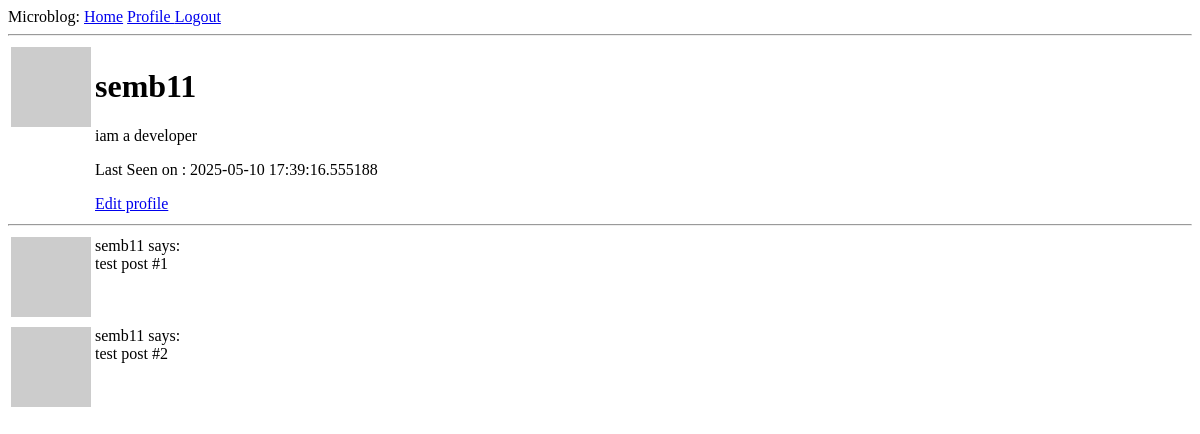
/user/semb11 (signed in), run on an earlier commit of the app's database.
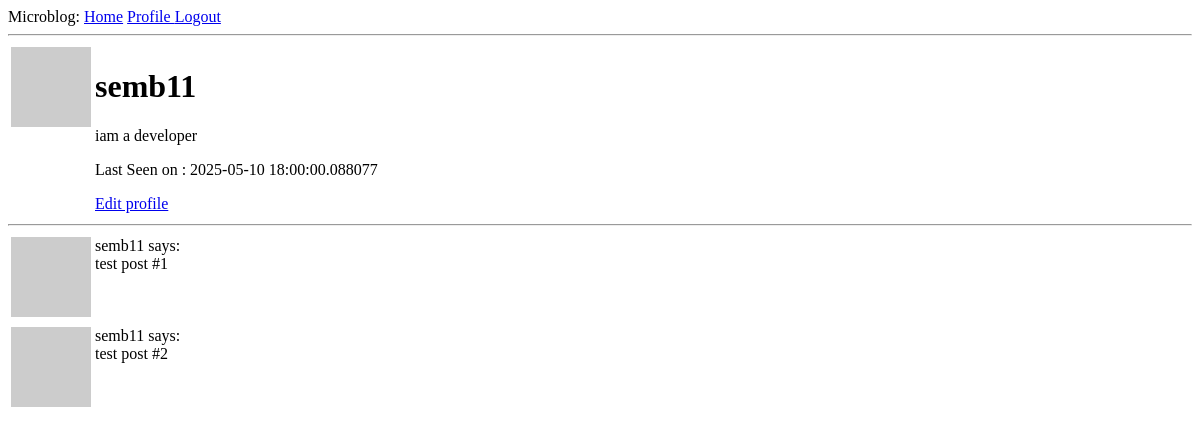
And on a later commit of the database.
### app/models.py (models this page shows, shortened)
class User(db.Model, UserMixin):
    id: so.Mapped[int] = so.mapped_column(primary_key=True)
    username:so.Mapped[str]  = so.mapped_column(sa.String(64), index=True, unique=True)
    email:so.Mapped[str]  = so.mapped_column( sa.String(120), index=True, unique=True)
    password_hash:so.Mapped[Optional[str]]  = so.mapped_column(sa.String(256))
    about_me: so.Mapped[Optional[str]] = so.mapped_column(sa.String(140))
    last_seen: so.Mapped[Optional[datetime]] = so.mapped_column(
        default=lambda: datetime.now(timezone.utc)
    )
    posts: so.WriteOnlyMapped['Post'] = so.relationship(back_populates='author')
    def avatar(self,size):
        digest = md5(
            self.email
            .lower()
            .encode('utf-8')
            ).hexdigest()
        return f"https://www.gravatar.com/avatar/{digest}?d=identicon&s={size}"

### app/routes.py (the view)
@app.route('/user/<username>')
@login_required
def user(username):
    user = db.first_or_404( sa
                            .select(User)
                            .where(User.username==username)
                            )
    sample_posts = [
        {'author':user, 'body':'test post #1'},
        {'author':user, 'body':'test post #2'}
    ]
    return render_template( 'user.html', user=user, posts=sample_posts )

### app/routes.py (called while the page is built)
@login_manager.user_loader
def load_user(id):
    return db.session.get(User, int(id))

@app.before_request
def before_request():
    if current_user.is_authenticated:
        current_user.last_seen = datetime.now(timezone.utc)
        db.session.commit()

### app/templates/user.html
{% extends "base.html" %}
{% block content %}
<table>
    <tr valign="top">
        <td>
            <img src="{{ user.avatar(128) }}" alt="">
        </td>
        <td>
            <h1> {{ user.username }} </h1>
            {% if user.about_me %}
                <p>{{user.about_me}}</p>
            {% endif %}
            {% if user.last_seen %}
                <p> Last Seen on : {{user.last_seen}}</p>
            {% endif %}
            {% if user==current_user  %}
                <a href={{url_for('edit_profile')}}>Edit profile</a>
            {% endif %}
        </td>
    </tr>
</table>
<hr>
{% for post in posts  %}
    {% include "_post.html" %}
{% endfor %}
{% endblock %}

### app/templates/base.html (shortened to what this page needs)
<!doctype html>
<html>
<head>
</head>
<body>
    <div>
        Microblog:
        <a href={{ url_for('index') }}>Home</a>
        {% if current_user.is_anonymous  %}
            <a href={{ url_for('login') }}>Login</a>
        {% else %}
        <a href={{ url_for('user', username=current_user.username) }}> Profile </a>
        <a href={{ url_for('logout') }}>Logout</a>
        {% endif %}
    </div>
    <hr>
    {% block content %}{% endblock  %}
</body>
</html>

### app/templates/_post.html
<table>
    <tr valign="top">
        <td>
            <img src="{{ post.author.avatar(36) }}" alt="">
        </td>
        <td>
            {{post.author.username}} says: <br>
            {{ post.body }}
        </td>
    </tr>
</table>

What changed in the data, as far as the page shows it:
changed User "semb11": last_seen "2025-05-10 17:39:16.555188" → "2025-05-10 18:00:00.088077"
